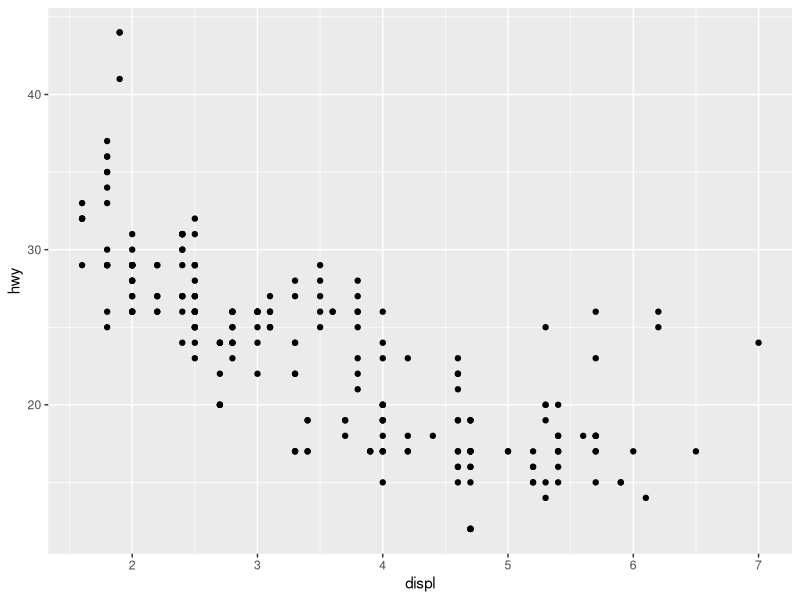
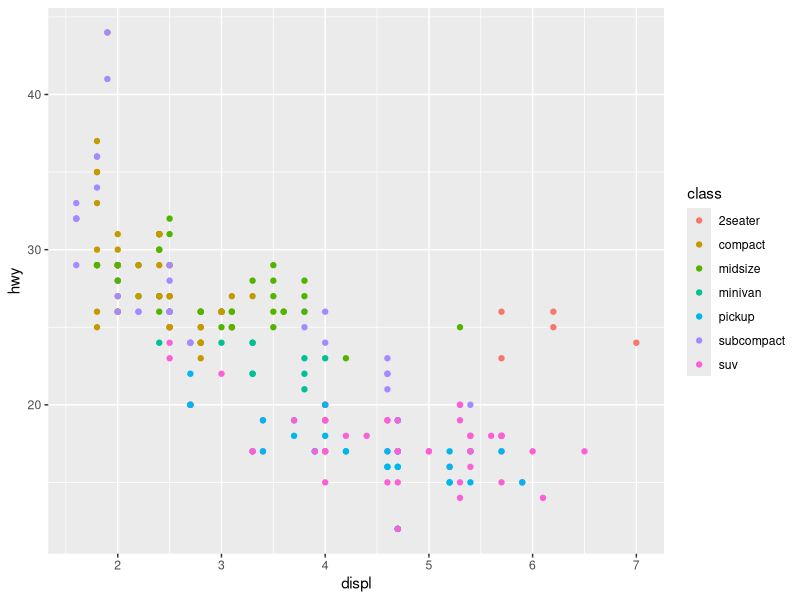
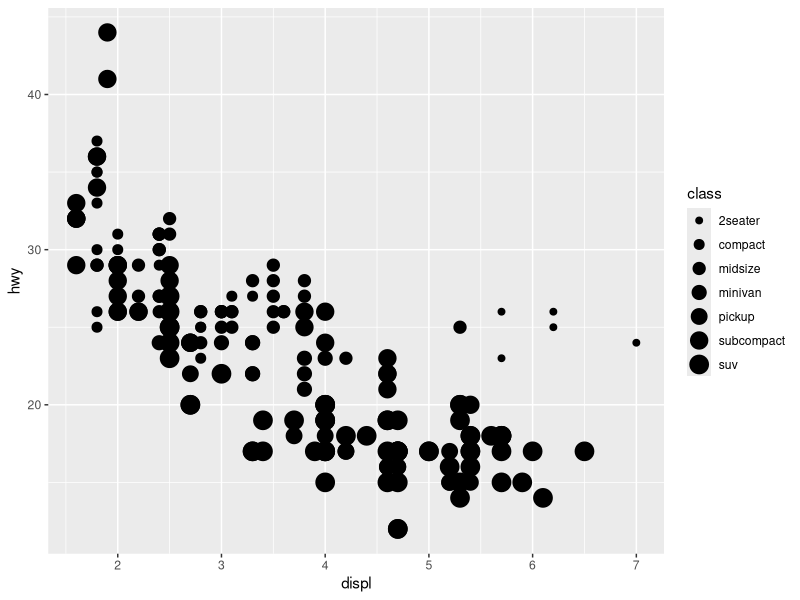
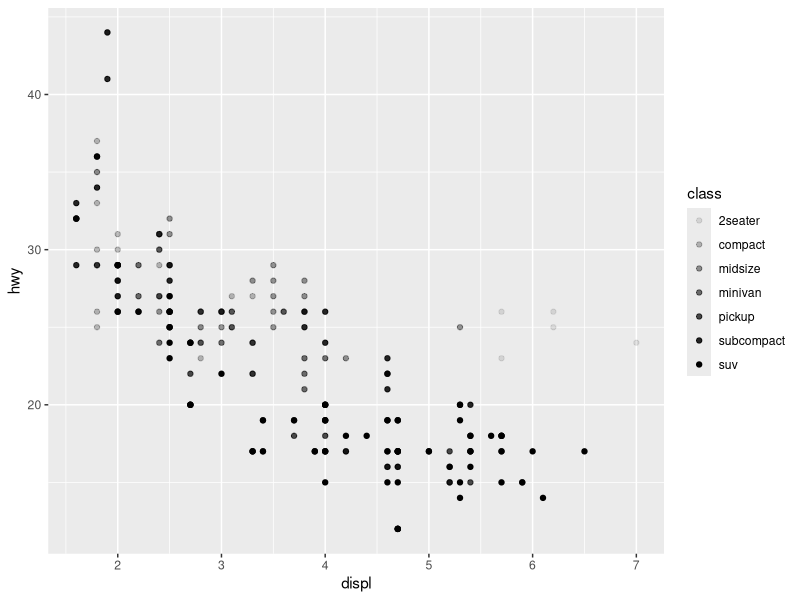
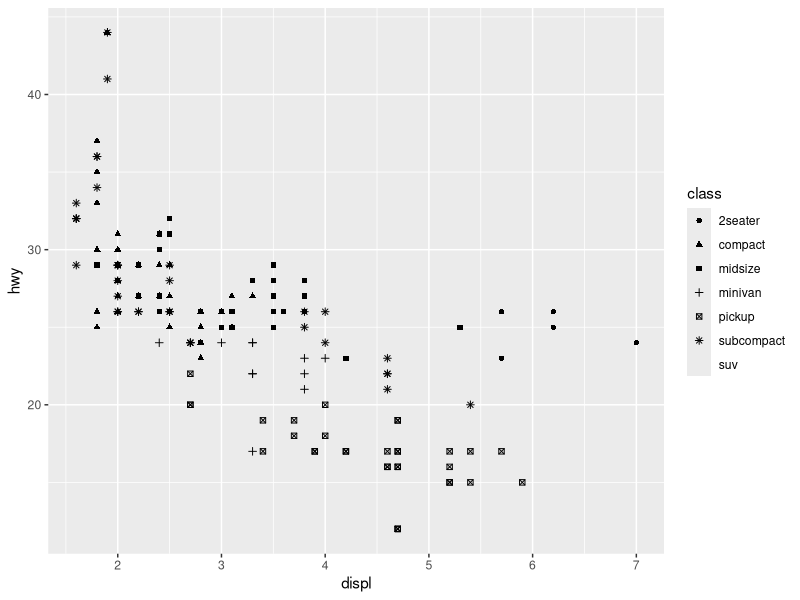
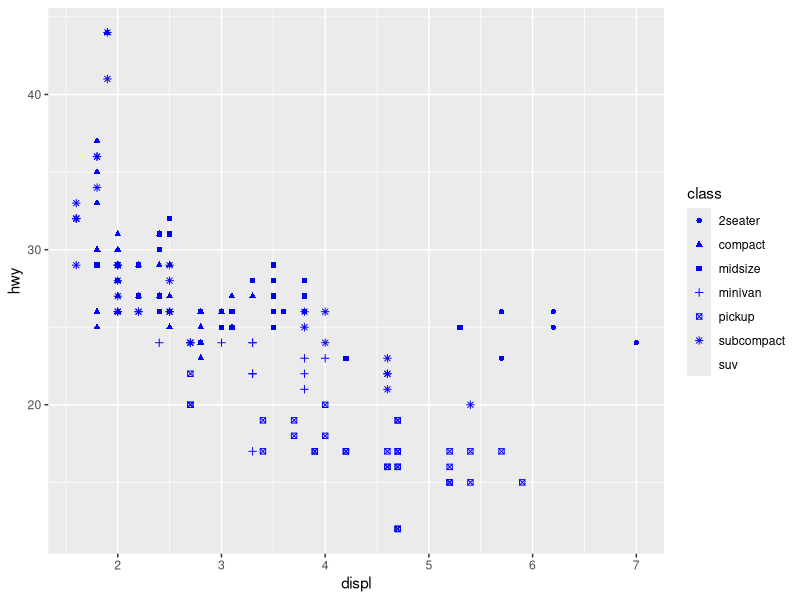
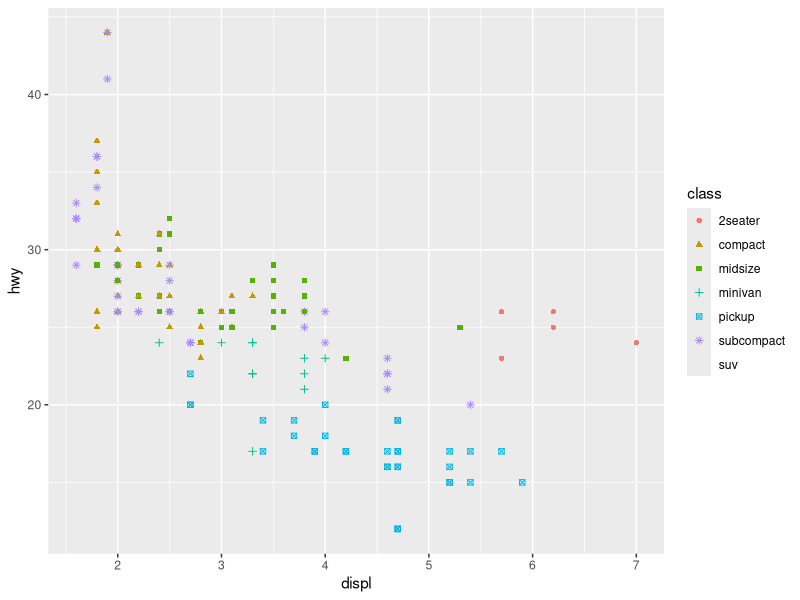
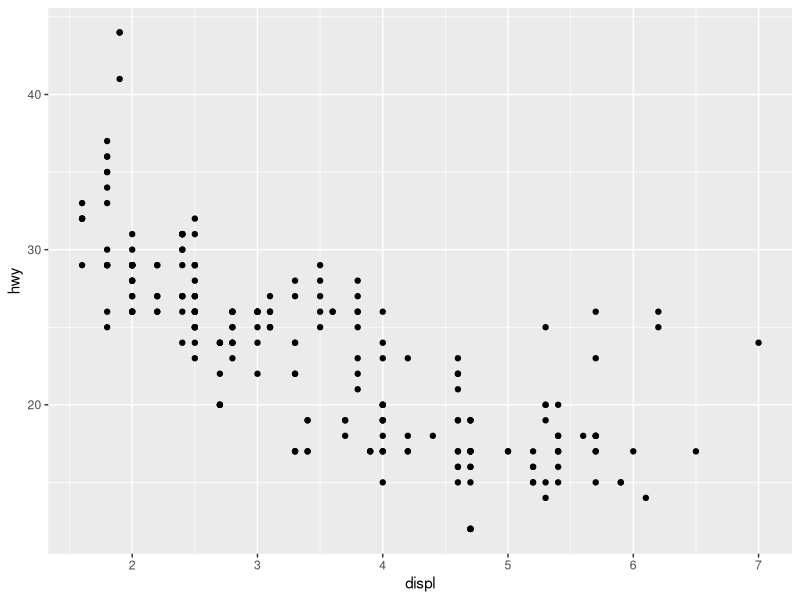

R code for these plots, in order:
# Visualize

library(ggplot2)

ggplot(data = mpg) + geom_point(mapping = aes(x = displ, y = hwy))

ggplot(data = mpg) + geom_point(mapping = aes(x = displ, y = hwy, color = class))

ggplot(data = mpg) + geom_point(mapping = aes(x = displ, y = hwy, size = class))

ggplot(data = mpg) + geom_point(mapping = aes(x = displ, y = hwy, alpha = class))

ggplot(data = mpg) + geom_point(mapping = aes(x = displ, y = hwy, shape = class))

ggplot(data = mpg) + geom_point(mapping = aes(x = displ, y = hwy, shape = class), color = 'blue')

ggplot(data = mpg) + geom_point(mapping = aes(x = displ, y = hwy, shape = class, color = class))

ggplot(data = mpg) + geom_point(mapping = aes(x = displ, y = hwy))

ggplot(data = mpg) + geom_smooth(mapping = aes(x = displ, y = hwy))

ggplot(data = mpg) + geom_smooth(mapping = aes(x = displ, y = hwy, linetype = drv))













